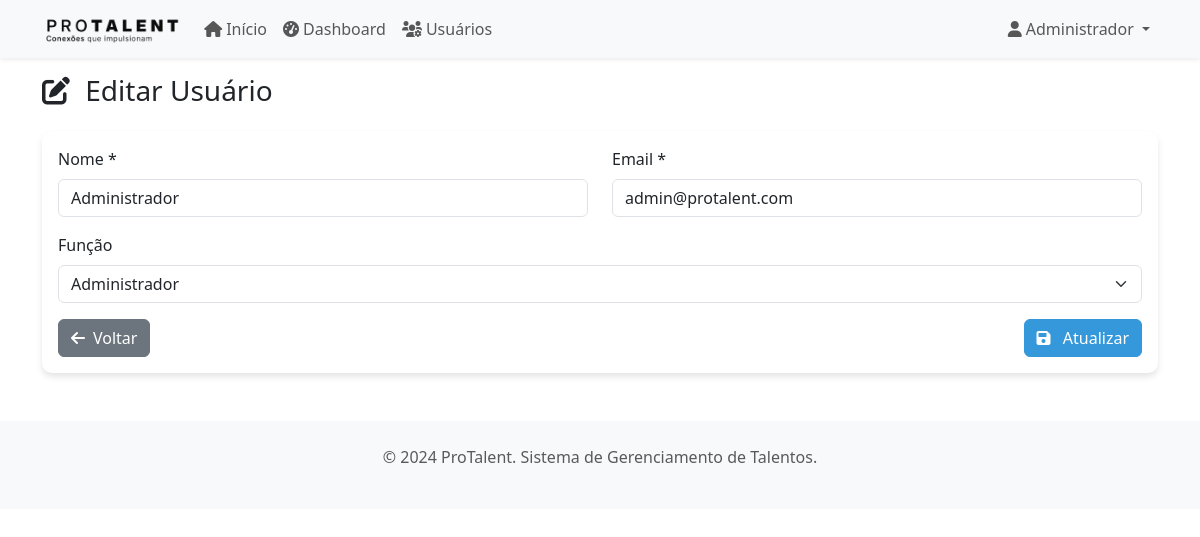
Screenshot of /users.php?action=edit&id=1 (signed in) with the database file from the repository.
### tables this page shows
CREATE TABLE IF NOT EXISTS users (
    id INT AUTO_INCREMENT PRIMARY KEY,
    name VARCHAR(100) NOT NULL,
    email VARCHAR(100) UNIQUE NOT NULL,
    password VARCHAR(255) NOT NULL,
    role ENUM('admin', 'empresa', 'prestador', 'professor') DEFAULT 'empresa',
    created_at TIMESTAMP DEFAULT CURRENT_TIMESTAMP,
    updated_at TIMESTAMP DEFAULT CURRENT_TIMESTAMP ON UPDATE CURRENT_TIMESTAMP
);

### models/User.php (called while the page is built, shortened)
<?php
class User {
    private $conn;
    private $table_name = "users";
    public $id;
    public function __construct($db) {
        $this->conn = $db;
    }
    public function readOne() {
        $query = "SELECT id, name, email, role, created_at FROM " . $this->table_name . " WHERE id = ? LIMIT 0,1";
        $stmt = $this->conn->prepare($query);
        $stmt->bindParam(1, $this->id);
        $stmt->execute();
        $row = $stmt->fetch(PDO::FETCH_ASSOC);
        if($row) {
            $this->name = $row['name'];
            $this->email = $row['email'];
            $this->role = $row['role'];
            return true;
        }
        return false;
    }
}
?>

### users.php (the view, shortened to what this page needs)
<?php
require_once 'models/User.php';
$database = new Database();
$db = $database->getConnection();
$user = new User($db);
$action = $_GET['action'] ?? 'list';
include 'includes/header.php';
?>
<?php if ($action == 'list'): ?>
    <div class="row mb-4">
        <div class="col-md-6">
            <h1 class="h3 mb-0">
                <i class="fas fa-users-cog me-2"></i>Gerenciar Usuários
            </h1>
        </div>
        <div class="col-md-6 text-end">
            <a href="?action=create" class="btn btn-primary">
                <i class="fas fa-plus me-2"></i>Novo Usuário
            </a>
        </div>
    </div>
    <div class="card">
        <div class="card-body">
            <div class="table-responsive">
                <table class="table table-hover">
                    <thead>
                        <tr>
                            <th>Nome</th>
                            <th>Email</th>
                            <th>Função</th>
                            <th>Data de Criação</th>
                            <th>Ações</th>
                        </tr>
                    </thead>
                    <tbody>
                        <?php
                        $users = $user->read();
                        while ($row = $users->fetch(PDO::FETCH_ASSOC)):
                        ?>
                        <tr>
                            <td><?php echo htmlspecialchars($row['name']); ?></td>
                            <td><?php echo htmlspecialchars($row['email']); ?></td>
                            <td>
                                <span class="badge bg-<?php echo $row['role'] == 'admin' ? 'danger' : 'primary'; ?>">
                                    <?php echo ucfirst($row['role']); ?>
                                </span>
                            </td>
                            <td><?php echo date('d/m/Y H:i', strtotime($row['created_at'])); ?></td>
                            <td>
                                <a href="?action=edit&id=<?php echo $row['id']; ?>"
                                   class="btn btn-sm btn-outline-warning">
                                    <i class="fas fa-edit"></i>
                                </a>
                                <?php if ($row['id'] != $_SESSION['user_id']): ?>
                                <button type="button" class="btn btn-sm btn-outline-danger"
                                        onclick="confirmDelete(<?php echo $row['id']; ?>, '<?php echo htmlspecialchars($row['name']); ?>')">
                                    <i class="fas fa-trash"></i>
                                </button>
                                <?php endif; ?>
                            </td>
                        </tr>
                        <?php endwhile; ?>
                    </tbody>
                </table>
            </div>
        </div>
    </div>
<?php elseif ($action == 'create' || $action == 'edit'): ?>
    <?php
    if ($action == 'edit') {
        $user->id = $_GET['id'] ?? '';
        $user->readOne();
    }
    ?>
    <div class="row mb-4">
        <div class="col-12">
            <h1 class="h3 mb-0">
                <i class="fas fa-<?php echo $action == 'create' ? 'plus' : 'edit'; ?> me-2"></i>
                <?php echo $action == 'create' ? 'Novo Usuário' : 'Editar Usuário'; ?>
            </h1>
        </div>
    </div>
    <div class="card">
        <div class="card-body">
            <form method="POST">
                <div class="row">
                    <div class="col-md-6 mb-3">
                        <label for="name" class="form-label">Nome *</label>
                        <input type="text" class="form-control" id="name" name="name"
                               value="<?php echo htmlspecialchars($user->name ?? ''); ?>" required>
                    </div>
                    <div class="col-md-6 mb-3">
                        <label for="email" class="form-label">Email *</label>
                        <input type="email" class="form-control" id="email" name="email"
                               value="<?php echo htmlspecialchars($user->email ?? ''); ?>" required>
                    </div>
                </div>
                <div class="mb-3">
                    <label for="role" class="form-label">Função</label>
                    <select class="form-select" id="role" name="role">
                        <option value="admin" <?php echo ($user->role ?? '') == 'admin' ? 'selected' : ''; ?>>Administrador</option>
                    </select>
                </div>
                <div class="d-flex justify-content-between">
                    <a href="users.php" class="btn btn-secondary">
                        <i class="fas fa-arrow-left me-2"></i>Voltar
                    </a>
                    <button type="submit" class="btn btn-primary">
                        <i class="fas fa-save me-2"></i>
                        <?php echo $action == 'create' ? 'Criar' : 'Atualizar'; ?>
                    </button>
                </div>
            </form>
        </div>
    </div>
<?php endif; ?>
<?php include 'includes/footer.php'; ?>

### includes/header.php (style rules this page uses)
.card { box-shadow: 0 4px 6px rgba(0, 0, 0, 0.1); border: none; border-radius: 10px; }
.btn-primary { background-color: #3498db; border-color: #3498db; }

### rows the page displays
users: name "Administrador", email "admin@protalent.com", role "Administrador"

### other values shown
$_SESSION['user_name'] "Administrador"
